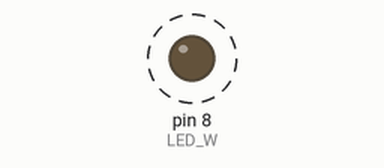
The sketch below on a simulated Arduino Uno, built with avr-gcc and run on an emulated ATmega328P. Shown: output pins drawn as LEDs (lit = HIGH). Dashed ring = blinking. What the sketch prints to the serial monitor is not drawn.

Above: at 0.2 s.
Timing chart, 0 to 3.0 s (numbered marks = the images above):
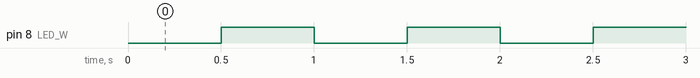

The sketch:

17-1.ino
```cpp
int LED_W = 8;
int LED_state = 0;
unsigned long current, before ;

void setup() {
  Serial.begin(9600);
  pinMode(LED_W,OUTPUT);
  before = millis();
}

void loop() {
  int inTime ; // interval

 current = millis();
 inTime = current- before;
 if(inTime >= 500) {
    before = current ;
    if(LED_state == 0)
               LED_state = 1;
     else
        LED_state = 0 ;

     digitalWrite(LED_W,LED_state);
     Serial.print(" LED = ");
     Serial.println(LED_state);
 }

}
```

Measured:
- by itself, pin 8 (LED_W): alternates HIGH for 0.50 s and LOW for 0.50 s
